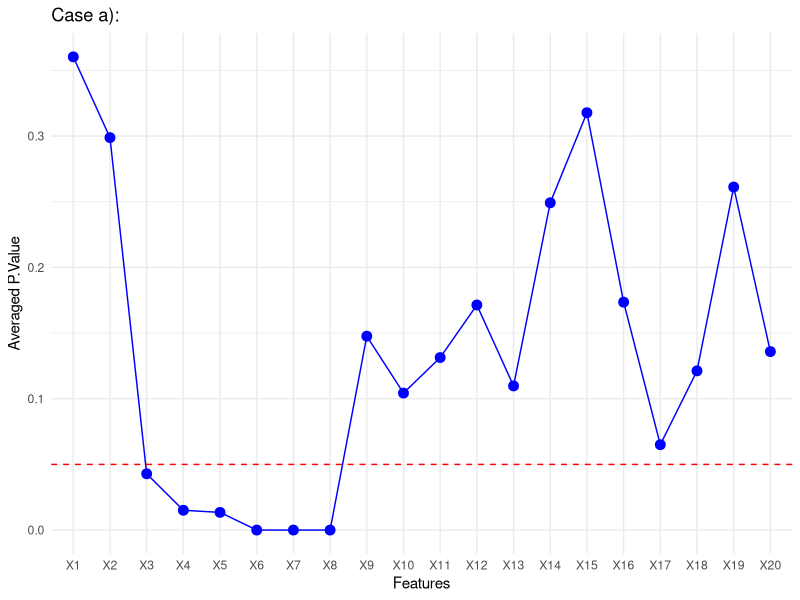
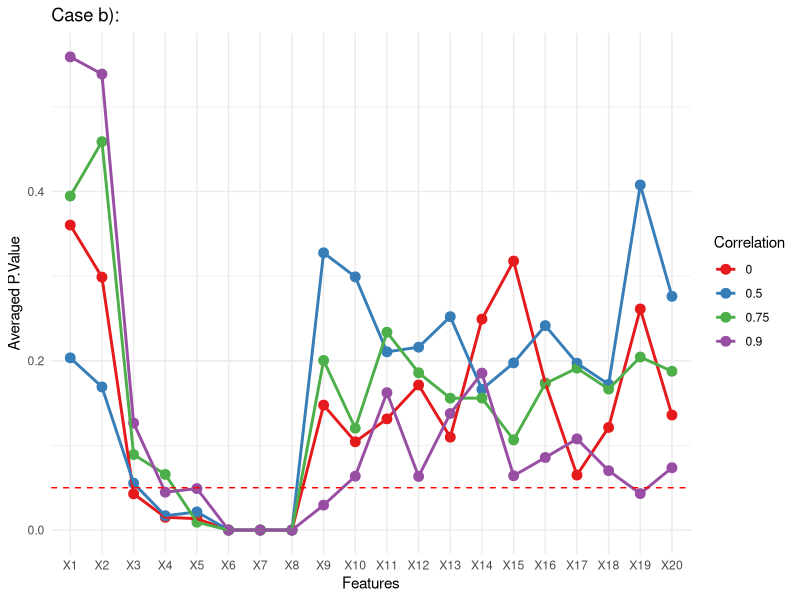
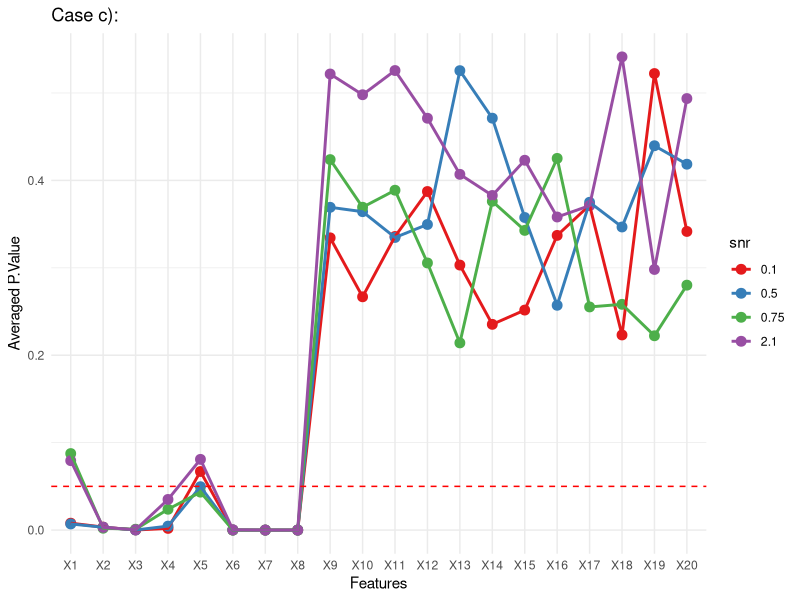
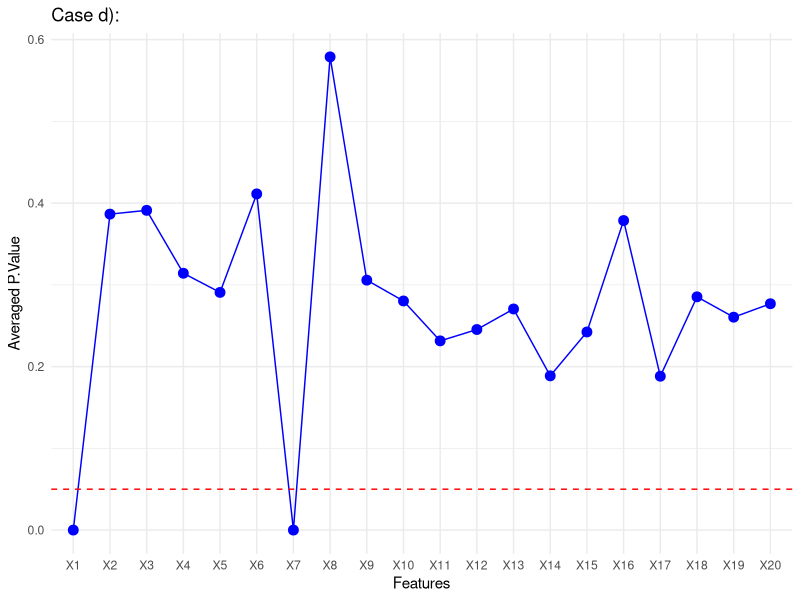
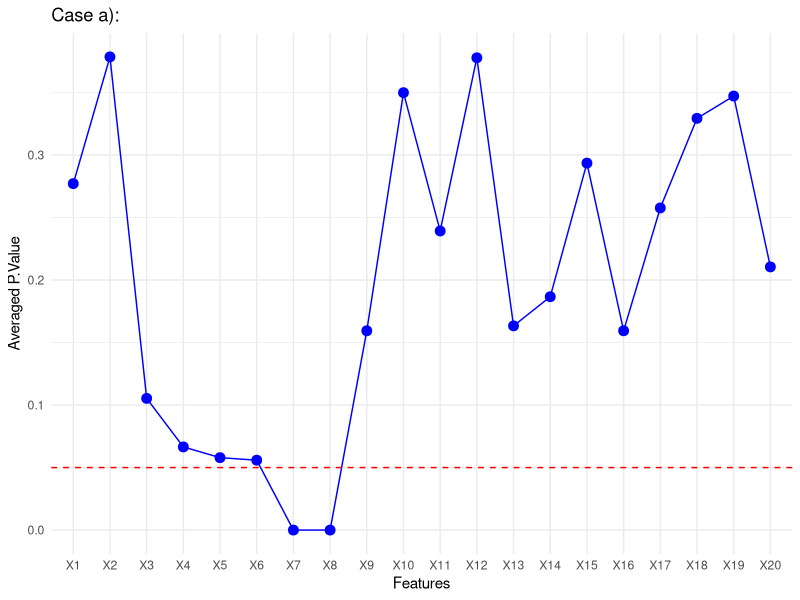
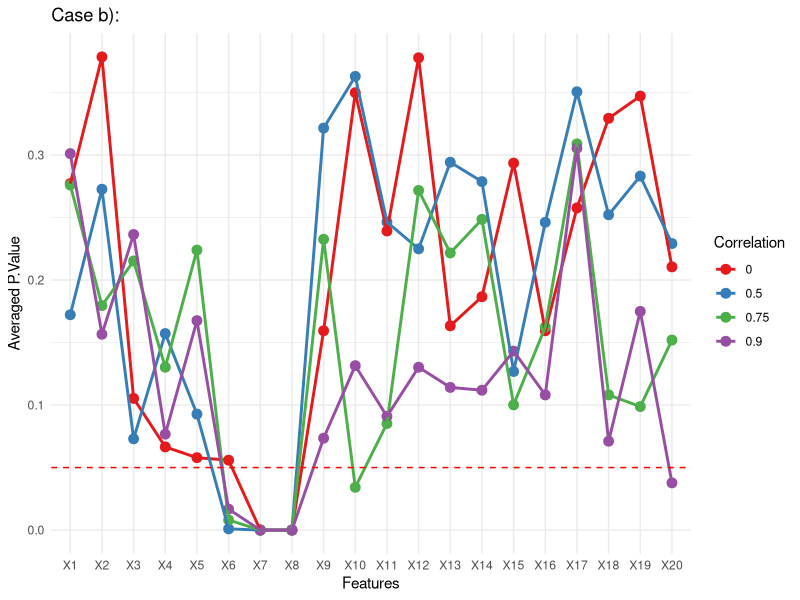
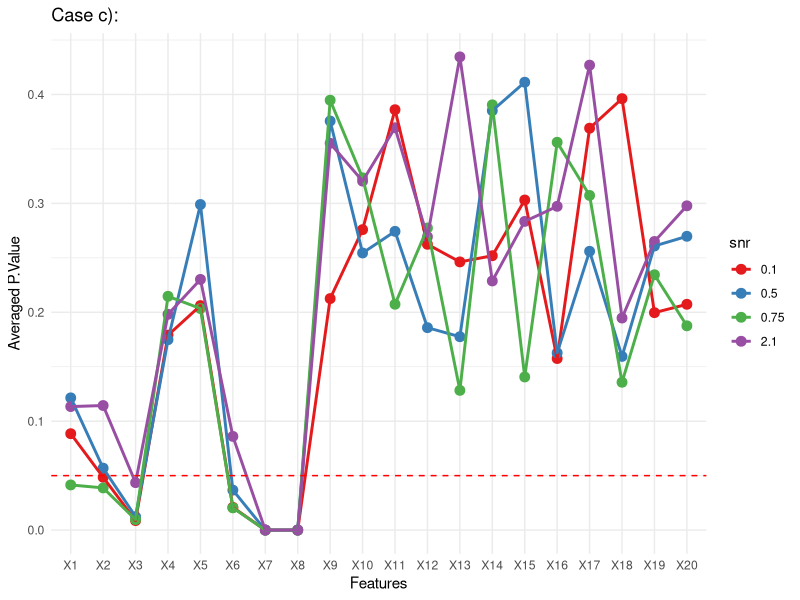
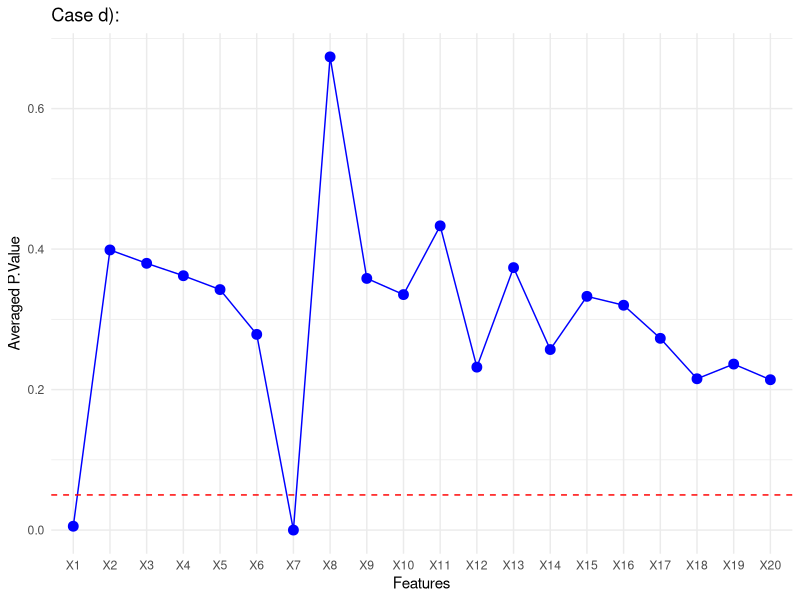

The R script that drew these images, in order:
## ---- chunk 1
knitr::opts_chunk$set(echo = TRUE)
## ---- chunk 2
library(MASS)
library(tidyverse)
library(ggplot2)
library(cowplot)
## ---- chunk 3
locoall1 <- read.csv("r_output/simulation_locoall1.csv")
lococv1 <- read.csv("r_output/simulation_lococv1.csv")
locosp1 <- read.csv("r_output/simulation_locosp1.csv")
lococv2 <- read.csv("r_output/simulation_lococv2.csv")
locoall2 <- read.csv("r_output/simulation_locoall2.csv")
locosp2 <- read.csv("r_output/simulation_locosp2.csv")

locosp3 <- read.csv("r_output/simulation_locosp3.csv")
locoall3 <- read.csv("r_output/simulation_locoall3.csv")
locosp4 <- read.csv("r_output/simulation_locosp4.csv")
locoall4 <- read.csv("r_output/simulation_locoall4.csv")


## ---- chunk 4
locoall1$Features <- factor(locoall1$Features, levels = paste0("X", 1:20))
plall11 <- ggplot(locoall1, aes(x = Features, y = P.Value)) +
  geom_point(color = 'blue', size = 3) +
  geom_line(aes(group = 1), color = 'blue') +
  geom_hline(yintercept = 0.05, linetype = "dashed", color = "red")  +
  labs(title = 'Case a): ',
       x = 'Features',
       y = 'Averaged P.Value') +
  theme_minimal()
plall12 <- ggplot(locoall1, aes(x = Features, y = Feature_Importance_Score)) +
  geom_point(color = 'blue', size = 2) +
  geom_line(aes(group = 1), color = 'blue') +
  geom_hline(yintercept = 0, linetype = "dashed", color = "green")  +
  labs(title = 'Case a): ',
       x = 'Features',
       y = 'Feature Importance Score') +
  theme_minimal()

lococv1$Features <- factor(lococv1$Features, levels = paste0("X", 1:20))
plcv11 <- ggplot(lococv1, aes(x = Features, y = P.Value)) +
  geom_point(color = 'blue', size = 3) +
  geom_line(aes(group = 1), color = 'blue') +
  geom_hline(yintercept = 0.05, linetype = "dashed", color = "red")  +
  labs(title = 'Case a): ',
       x = 'Features',
       y = 'Averaged P.Value') +
  theme_minimal()

plcv12 <- ggplot(lococv1, aes(x = Features, y = Feature_Importance_Score)) +
  geom_point(color = 'blue', size = 2) +
  geom_line(aes(group = 1), color = 'blue') +
  geom_hline(yintercept = 0, linetype = "dashed", color = "green")  +
  labs(title = 'Case a): ',
       x = 'Features',
       y = 'Feature Importance Score') +
  theme_minimal()

locosp1$Features <- factor(locosp1$Features, levels = paste0("X", 1:20))
plsp11 <- ggplot(locosp1, aes(x = Features, y = P.Value)) +
  geom_point(color = 'blue', size = 3) +
  geom_line(aes(group = 1), color = 'blue') +
  geom_hline(yintercept = 0.05, linetype = "dashed", color = "red")  +
  labs(title = 'Case a): ',
       x = 'Features',
       y = 'Averaged P.Value') +
  theme_minimal()

plsp12 <- ggplot(locosp1, aes(x = Features, y = Feature_Importance_Score)) +
  geom_point(color = 'blue', size = 2) +
  geom_line(aes(group = 1), color = 'blue') +
  geom_hline(yintercept = 0, linetype = "dashed", color = "green")  +
  labs(title = 'Case a): ',
       x = 'Features',
       y = 'Feature Importance Score') +
  theme_minimal()


#plot_grid(plall12, plsp12,plcv12, labels = "AUTO")
## ---- chunk 5
locoall2$Features <- factor(locoall2$Features, levels = paste0("X", 1:20))
locoall2$Correlation <- as.factor(locoall2$Correlation)
plall21 <- ggplot(locoall2, aes(x = Features, y = P.Value, color = Correlation)) +
  geom_point(size = 3) +
  geom_line(aes(group = Correlation), size = 1) +
  scale_color_brewer(palette = "Set1") +
  geom_hline(yintercept = 0.05, linetype = "dashed", color = "red")  +
  labs(title = 'Case b): ',
       x = 'Features',
       y = 'Averaged P.Value') +
  theme_minimal()
plall22 <- ggplot(locoall2, aes(x = Features, y = Feature_Importance_Score,color = Correlation)) +
  geom_point(size = 2) +
  geom_line(aes(group = Correlation), size = 1) +
  scale_color_brewer(palette = "Set1")  +
  geom_hline(yintercept = 0, linetype = "dashed", color = "green")  +
  labs(title = 'Case b): ',
       x = 'Features',
       y = 'Feature Importance Score') +
  theme_minimal()

lococv2$Features <- factor(lococv2$Features, levels = paste0("X", 1:20))
lococv2$Correlation <- as.factor(lococv2$Correlation)
plcv21 <- ggplot(lococv2, aes(x = Features, y = P.Value,color = Correlation)) +
  geom_point(size = 3) +
  geom_line(aes(group = Correlation), size = 1) +
  scale_color_brewer(palette = "Set1") + 
  geom_hline(yintercept = 0.05, linetype = "dashed", color = "red")  +
  labs(title = 'Case b): ',
       x = 'Features',
       y = 'Averaged P.Value') +
  theme_minimal()

plcv22 <- ggplot(lococv2, aes(x = Features, y = Feature_Importance_Score,color =Correlation)) +
  geom_point( size = 2)+
  geom_line(aes(group = Correlation), size = 1) +
  scale_color_brewer(palette = "Set1") + 
  geom_hline(yintercept = 0, linetype = "dashed", color = "green")  +
  labs(title = 'Case b): ',
       x = 'Features',
       y = 'Feature Importance Score') +
  theme_minimal()

locosp2$Features <- factor(locosp2$Features, levels = paste0("X", 1:20))
locosp2$Correlation <- as.factor(locosp2$Correlation)
plsp21 <- ggplot(locosp2, aes(x = Features, y = P.Value,color = Correlation)) +
  geom_point(size = 3) +
  geom_line(aes(group = Correlation), size = 1) +
  scale_color_brewer(palette = "Set1") + 
  geom_hline(yintercept = 0.05, linetype = "dashed", color = "red")  +
  labs(title = 'Case b): ',
       x = 'Features',
       y = 'Averaged P.Value') +
  theme_minimal()

plsp22 <- ggplot(locosp2, aes(x = Features, y = Feature_Importance_Score,color =Correlation)) +
  geom_point( size = 2)+
  geom_line(aes(group = Correlation), size = 1) +
  scale_color_brewer(palette = "Set1") + 
  geom_hline(yintercept = 0, linetype = "dashed", color = "green")  +
  labs(title = 'Case b): ',
       x = 'Features',
       y = 'Feature Importance Score') +
  theme_minimal()

#plot_grid(plall21, plsp21,plcv21,labels = "AUTO")
#plot_grid(plall22, plsp22,plcv22, labels = "AUTO")

## ---- chunk 6
#plot_grid(pl1, pl2, labels = "AUTO")
## ---- chunk 7
locoall3$Features <- factor(locoall3$Features, levels = paste0("X", 1:20))
locoall3$snr <- as.factor(locoall3$snr)
plall31 <- ggplot(locoall3, aes(x = Features, y = P.Value, color = snr)) +
  geom_point(size = 3) +
  geom_line(aes(group = snr), size = 1) +
  scale_color_brewer(palette = "Set1") +
  geom_hline(yintercept = 0.05, linetype = "dashed", color = "red")  +
  labs(title = 'Case c): ',
       x = 'Features',
       y = 'Averaged P.Value') +
  theme_minimal()
plall32 <- ggplot(locoall3, aes(x = Features, y = Feature_Importance_Score,color = snr)) +
  geom_point(size = 2) +
  geom_line(aes(group = snr), size = 1) +
  scale_color_brewer(palette = "Set1")  +
  geom_hline(yintercept = 0, linetype = "dashed", color = "green")  +
  labs(title = 'Case c): ',
       x = 'Features',
       y = 'Feature Importance Score') +
  theme_minimal()

locosp3$Features <- factor(locosp3$Features, levels = paste0("X", 1:20))
locosp3$snr <- as.factor(locosp3$snr)
plsp31 <- ggplot(locosp3, aes(x = Features, y = P.Value,color = snr)) +
  geom_point(size = 3) +
  geom_line(aes(group = snr), size = 1) +
  scale_color_brewer(palette = "Set1") + 
  geom_hline(yintercept = 0.05, linetype = "dashed", color = "red")  +
  labs(title = 'Case c): ',
       x = 'Features',
       y = 'Averaged P.Value') +
  theme_minimal()

plsp32 <- ggplot(locosp3, aes(x = Features, y = Feature_Importance_Score,color =snr)) +
  geom_point( size = 2)+
  geom_line(aes(group = snr), size = 1) +
  scale_color_brewer(palette = "Set1") + 
  geom_hline(yintercept = 0, linetype = "dashed", color = "green")  +
  labs(title = 'Case c): ',
       x = 'Features',
       y = 'Feature Importance Score') +
  theme_minimal()
#plot_grid(plall31, plsp31, labels = "AUTO")
#plot_grid(plall32, plsp32, labels = "AUTO")
## ---- chunk 8
locoall4$Features <- factor(locoall4$Features, levels = paste0("X", 1:20))
plall41 <- ggplot(locoall4, aes(x = Features, y = P.Value)) +
  geom_point(color = 'blue', size = 3) +
  geom_line(aes(group = 1), color = 'blue') +
  geom_hline(yintercept = 0.05, linetype = "dashed", color = "red")  +
  labs(title = 'Case d): ',
       x = 'Features',
       y = 'Averaged P.Value') +
  theme_minimal()
plall42 <- ggplot(locoall4, aes(x = Features, y = Feature_Importance_Score)) +
  geom_point(color = 'blue', size = 2) +
  geom_line(aes(group = 1), color = 'blue') +
  geom_hline(yintercept = 0, linetype = "dashed", color = "green")  +
  labs(title = 'Case d): ',
       x = 'Features',
       y = 'Feature Importance Score') +
  theme_minimal()

locosp4$Features <- factor(locosp4$Features, levels = paste0("X", 1:20))
plsp41 <- ggplot(locosp4, aes(x = Features, y = P.Value)) +
  geom_point(color = 'blue', size = 3) +
  geom_line(aes(group = 1), color = 'blue') +
  geom_hline(yintercept = 0.05, linetype = "dashed", color = "red")  +
  labs(title = 'Case d): ',
       x = 'Features',
       y = 'Averaged P.Value') +
  theme_minimal()

plsp42 <- ggplot(locosp4, aes(x = Features, y = Feature_Importance_Score)) +
  geom_point(color = 'blue', size = 2) +
  geom_line(aes(group = 1), color = 'blue') +
  geom_hline(yintercept = 0, linetype = "dashed", color = "green")  +
  labs(title = 'Case a): ',
       x = 'Features',
       y = 'Feature Importance Score') +
  theme_minimal()


plall11
plall21
plall31
plall41

plsp11
plsp21
plsp31
plsp41

plot_grid(plall12,plall22,plall32,plall42, labels = "AUTO")
plot_grid(plsp12,plsp22,plsp32,plsp42, labels = "AUTO")
## ---- chunk 9
#plot_grid(pl11,pl22, labels = "AUTO")
## ---- chunk 10
gcm1 <- read.csv("r_output/simulation_gcm_filter1.csv")
gcm2 <- read.csv("r_output/simulation_gcm_filter2.csv")
gcm3 <- read.csv("r_output/simulation_gcm_filter3.csv")
gcm4 <- read.csv("r_output/simulation_gcm_filter4.csv")

## ---- chunk 11
gcm1$Features <- factor(gcm1$Features, levels = paste0("X", 1:20))
pla <- ggplot(gcm1, aes(x = Features, y = p.val)) +
  geom_point(color = 'blue', size = 1) +
  geom_line(aes(group = 1), color = 'blue') +
  geom_hline(yintercept = 0.05, linetype = "dashed", color = "red")+
  geom_hline(yintercept = 0.01, linetype = "dashed", color = "green") +
  labs(title = 'Case a): ',
       x = 'Features',
       y = 'Averaged P.Value') +
  theme_minimal()
pla

## ---- chunk 12
gcm2$Features <- factor(gcm2$Features, levels = paste0("X", 1:20))
gcm2$Correlation <- as.factor(gcm2$Correlation)
plb <- ggplot(gcm2, aes(x = Features, y = p.val, color = Correlation)) +
  geom_point(size = 1) +
  geom_line(aes(group = Correlation), size = 1)+
  geom_hline(yintercept = 0.05, linetype = "dashed", color = "red")+
  geom_hline(yintercept = 0.01, linetype = "dashed", color = "green") +
  scale_color_brewer(palette = "Set1") +
  labs(title = 'Case b):',
       x = 'Features',
       y = 'Averaged P.value') +
  theme_minimal()
plb


gcm3$Features <- factor(gcm3$Features, levels = paste0("X", 1:20))
gcm3$snr <- as.factor(gcm3$snr)
plc <- ggplot(gcm3, aes(x = Features, y = p.val, color = snr)) +
  geom_point(size = 1) +
  geom_line(aes(group = snr), size = 1)+
  geom_hline(yintercept = 0.05, linetype = "dashed", color = "red")+
  geom_hline(yintercept = 0.01, linetype = "dashed", color = "green")+
  scale_color_brewer(palette = "Set1") +
  labs(title = 'Case c): ',
       x = 'Features',
       y = 'Averaged P.Value') +
  theme_minimal()
plc

gcm4$Features <- factor(gcm4$Features, levels = paste0("X", 1:20))
pld <- ggplot(gcm4, aes(x = Features, y = p.val)) +
  geom_point(color = 'blue', size = 1) +
  geom_line(aes(group = 1), color = 'blue') +
  geom_hline(yintercept = 0.05, linetype = "dashed", color = "red")+
  geom_hline(yintercept = 0.01, linetype = "dashed", color = "green") +
  labs(title = 'Case d): ',
       x = 'Features',
       y = 'Averaged P.Value') +
  theme_minimal()
pld
## ---- chunk 13
cut_gcm1 <- gcm1 %>% filter(p.val<0.01)%>%arrange(p.val) %>% mutate(rank=rank(p.val))

a<- ggplot(cut_gcm1, aes(x = Features, y = rank)) +
  geom_point(color = 'blue', size = 1) +
  geom_line(aes(group = 1), color = 'blue') +
  labs(title = 'Case a): ') +
  theme_minimal()
  
cut_gcm2 <- gcm2 %>% filter(p.val<0.01)%>%arrange(Correlation, p.val) %>% group_by(Correlation)%>% mutate(rank=rank(p.val))
  
b<- ggplot(cut_gcm2, aes(x = Features, y = rank, color = Correlation)) +
  geom_point(color = 'blue', size = 1) +
 geom_line(aes(group = Correlation), size = 1)+
  scale_color_brewer(palette = "Set1") +
  labs(title = 'Case b):' ) +
  theme_minimal()
  
  cut_gcm3 <- gcm3 %>% filter(p.val<0.01)%>%arrange(snr, p.val) %>%group_by(snr)%>% mutate(rank=rank(p.val))
c<-  ggplot(cut_gcm3, aes(x = Features, y = rank, color = snr)) +
  geom_point(color = 'blue', size = 1) +
 geom_line(aes(group = snr), size = 1)+
  scale_color_brewer(palette = "Set1") +
  labs(title = 'Case c):' ) +
  theme_minimal()
 
 cut_gcm4 <- gcm4 %>% filter(p.val<0.01)%>%arrange(p.val) %>% mutate(rank=rank(p.val))
 d<- ggplot(cut_gcm4, aes(x = Features, y = rank)) +
  geom_point(color = 'blue', size = 1) +
  geom_line(aes(group = 1), color = 'blue') +
  labs(title = 'Case d): ') +
  theme_minimal()
 
plot_grid(a,b,c, d, labels = "AUTO")
## ---- chunk 14
#plot_grid(pl1,pl2,pl3, pl4, labels = "AUTO")
## ---- chunk 15
#plot_grid(pl1, pl2, labels = "AUTO")
